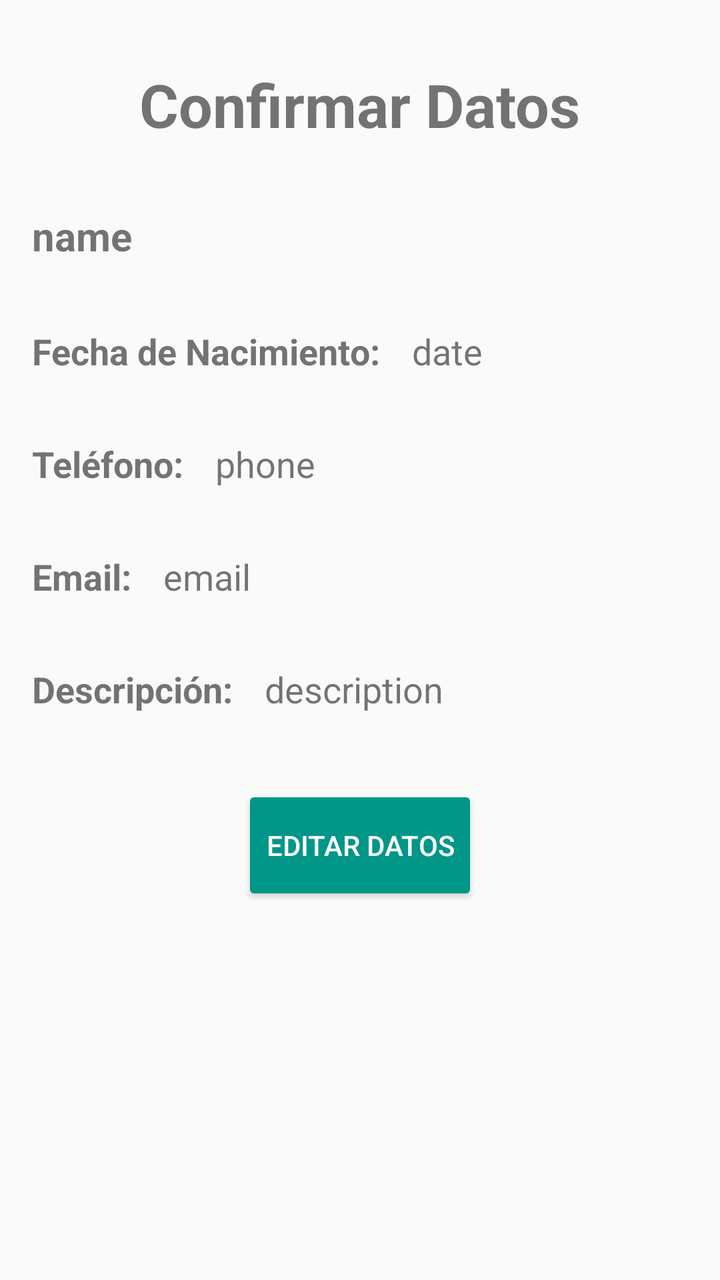
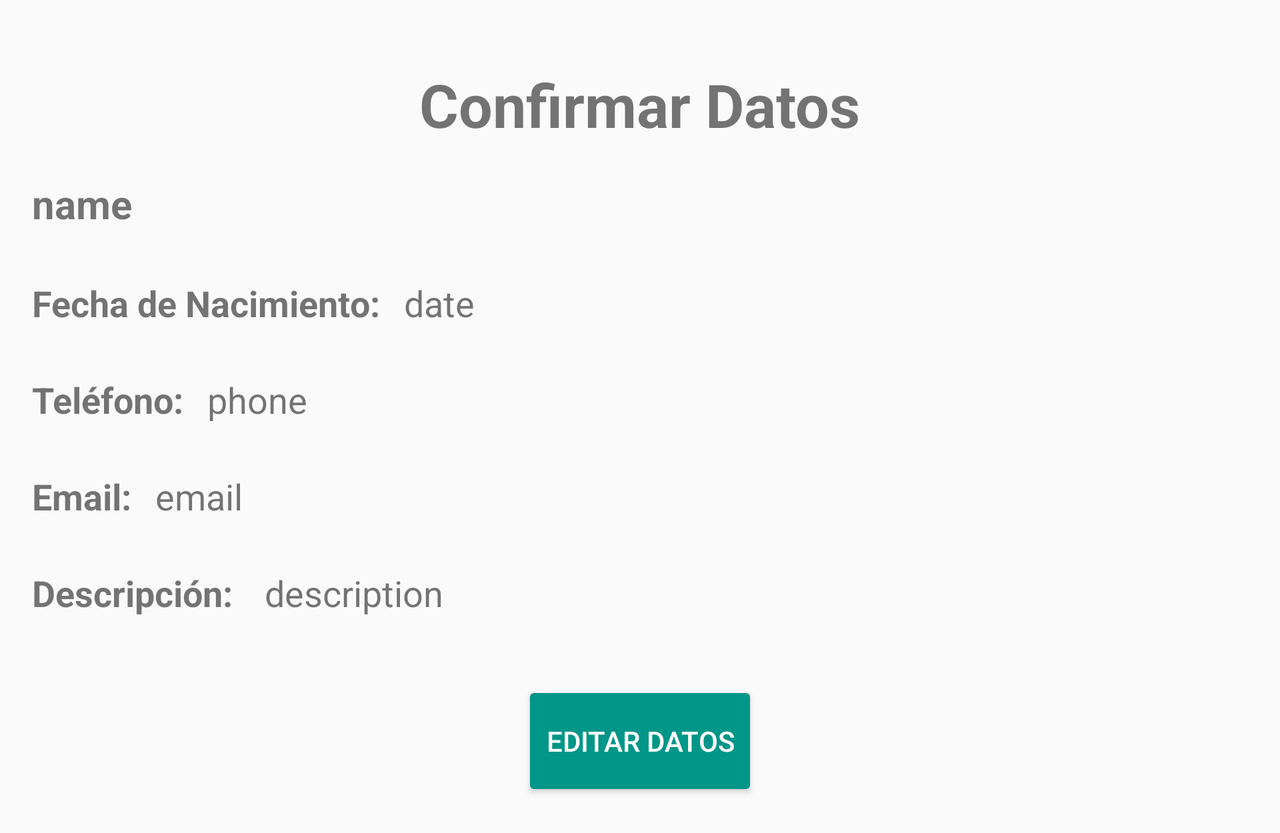

The same Android screen from two of the app's own layout files: first res/layout/ as a phone draws it, then the repository's variant for another configuration, drawn on a device whose configuration selects that folder. Both files follow.
<!-- AndroidManifest.xml: application theme AppTheme -->
<!-- res/layout/activity_confirma_datos.xml -->
<?xml version="1.0" encoding="utf-8"?>
<LinearLayout xmlns:android="http://schemas.android.com/apk/res/android"
    xmlns:app="http://schemas.android.com/apk/res-auto"
    xmlns:tools="http://schemas.android.com/tools"
    android:layout_width="match_parent"
    android:layout_height="match_parent"
    android:orientation="vertical"
    android:padding="@dimen/padding_16dp"
    tools:context=".ConfirmaDatos">

    <TextView
        android:id="@+id/tvConfirmar"
        android:layout_width="wrap_content"
        android:layout_height="wrap_content"
        android:layout_gravity="center_horizontal"
        android:layout_marginVertical="@dimen/padding_16dp"
        android:text="@string/confirmar_datos"
        android:textSize="@dimen/fontsize_30dp"
        android:textStyle="bold" />

    <LinearLayout
        android:id="@+id/llName"
        android:layout_width="wrap_content"
        android:layout_height="wrap_content"
        android:layout_marginVertical="@dimen/padding_16dp">

        <TextView
            android:id="@+id/tvName"
            android:layout_width="wrap_content"
            android:layout_height="wrap_content"
            android:text="@string/text_name"
            android:textSize="@dimen/fontsize_20dp"
            android:textStyle="bold" />
    </LinearLayout>

    <LinearLayout
        android:id="@+id/llDate"
        android:layout_width="wrap_content"
        android:layout_height="wrap_content"
        android:layout_marginVertical="@dimen/padding_16dp">

        <TextView
            android:layout_width="wrap_content"
            android:layout_height="wrap_content"
            android:text="@string/date"
            android:textSize="@dimen/fontsize_18dp"
            android:textStyle="bold" />

        <TextView
            android:id="@+id/tvDate"
            android:layout_width="wrap_content"
            android:layout_height="wrap_content"
            android:layout_marginStart="@dimen/padding_16dp"
            android:text="@string/text_date"
            android:textSize="@dimen/fontsize_18dp" />
    </LinearLayout>

    <LinearLayout
        android:id="@+id/llPhone"
        android:layout_width="wrap_content"
        android:layout_height="wrap_content"
        android:layout_marginVertical="@dimen/padding_16dp">

        <TextView
            android:layout_width="wrap_content"
            android:layout_height="wrap_content"
            android:text="@string/phone"
            android:textSize="@dimen/fontsize_18dp"
            android:textStyle="bold" />

        <TextView
            android:id="@+id/tvPhone"
            android:layout_width="wrap_content"
            android:layout_height="wrap_content"
            android:layout_marginStart="@dimen/padding_16dp"
            android:text="@string/text_phone"
            android:textSize="@dimen/fontsize_18dp" />
    </LinearLayout>

    <LinearLayout
        android:id="@+id/llEmail"
        android:layout_width="wrap_content"
        android:layout_height="wrap_content"
        android:layout_marginVertical="@dimen/padding_16dp">

        <TextView
            android:layout_width="wrap_content"
            android:layout_height="wrap_content"
            android:text="@string/email"
            android:textSize="@dimen/fontsize_18dp"
            android:textStyle="bold" />

        <TextView
            android:id="@+id/tvEmail"
            android:layout_width="wrap_content"
            android:layout_height="wrap_content"
            android:layout_marginStart="@dimen/padding_16dp"
            android:text="@string/text_email"
            android:textSize="@dimen/fontsize_18dp" />
    </LinearLayout>

    <LinearLayout
        android:id="@+id/llDescription"
        android:layout_width="wrap_content"
        android:layout_height="wrap_content"
        android:layout_marginVertical="@dimen/padding_16dp">

        <TextView
            android:layout_width="wrap_content"
            android:layout_height="wrap_content"
            android:text="@string/description"
            android:textSize="@dimen/fontsize_18dp"
            android:textStyle="bold" />

        <TextView
            android:id="@+id/tvDescription"
            android:layout_width="wrap_content"
            android:layout_height="wrap_content"
            android:layout_marginStart="@dimen/padding_16dp"
            android:text="@string/text_description"
            android:textSize="@dimen/fontsize_18dp" />
    </LinearLayout>

    <Button
        android:id="@+id/btnEditar"
        android:layout_width="wrap_content"
        android:layout_height="@dimen/dim60dp"
        android:layout_gravity="center_horizontal"
        android:layout_marginTop="@dimen/fontsize_20dp"
        android:text="@string/data_edit"
        android:theme="@style/myRaisedButton" />

</LinearLayout>
<!-- resources referenced by this layout -->
<resources>
  <dimen name="dim60dp">60dp</dimen>
  <dimen name="fontsize_18dp">18sp</dimen>
  <dimen name="fontsize_20dp">20sp</dimen>
  <dimen name="fontsize_30dp">30sp</dimen>
  <dimen name="padding_16dp">16dp</dimen>
  <string name="confirmar_datos">Confirmar Datos</string>
  <string name="data_edit">Editar Datos</string>
  <string name="date">Fecha de Nacimiento:</string>
  <string name="description">Descripción:</string>
  <string name="email">Email:</string>
  <string name="phone">Teléfono:</string>
  <string name="text_date">date</string>
  <string name="text_description">description</string>
  <string name="text_email">email</string>
  <string name="text_name">name</string>
  <string name="text_phone">phone</string>
  <style name="myRaisedButton" parent="Theme.AppCompat.Light">
          <item name="colorButtonNormal">@color/colorAccent</item>
          <item name="colorControlHighlight">@color/colorDivider</item>
          <item name="android:textColor">@color/colorWhite</item>
      </style>
  <style name="AppTheme" parent="Theme.AppCompat.Light.DarkActionBar">
          
          <item name="colorPrimary">@color/colorPrimary</item>
          <item name="colorPrimaryDark">@color/colorPrimaryDark</item>
          <item name="colorAccent">@color/colorAccent</item>
      </style>
  <color name="colorAccent">#009688</color>
  <color name="colorDivider">#BDBDBD</color>
  <color name="colorWhite">#FFFFFF</color>
  <color name="colorPrimary">#3F51B5</color>
  <color name="colorPrimaryDark">#303F9F</color>
</resources>
<!-- res/layout-land/activity_confirma_datos.xml (the repository's variant of the layout above) -->
<!-- drawn on the phone turned sideways -->
<?xml version="1.0" encoding="utf-8"?>
<ScrollView xmlns:android="http://schemas.android.com/apk/res/android"
    xmlns:app="http://schemas.android.com/apk/res-auto"
    xmlns:tools="http://schemas.android.com/tools"
    android:layout_width="match_parent"
    android:layout_height="match_parent"
    android:orientation="vertical"
    tools:context=".ConfirmaDatos">

    <LinearLayout
        android:layout_width="match_parent"
        android:layout_height="wrap_content"
        android:padding="@dimen/padding_16dp"
        android:orientation="vertical">


        <TextView
            android:id="@+id/tvConfirmar"
            android:layout_width="wrap_content"
            android:layout_height="wrap_content"
            android:layout_gravity="center_horizontal"
            android:layout_marginVertical="@dimen/padding_16dp"
            android:text="@string/confirmar_datos"
            android:textSize="@dimen/fontsize_30dp"
            android:textStyle="bold" />

        <LinearLayout
            android:id="@+id/llName"
            android:layout_width="wrap_content"
            android:layout_height="wrap_content"
            android:layout_marginBottom="@dimen/padding_12dp">

            <TextView
                android:id="@+id/tvName"
                android:layout_width="wrap_content"
                android:layout_height="wrap_content"
                android:text="@string/text_name"
                android:textSize="@dimen/fontsize_20dp"
                android:textStyle="bold" />
        </LinearLayout>

        <LinearLayout
            android:id="@+id/llDate"
            android:layout_width="wrap_content"
            android:layout_height="wrap_content"
            android:layout_marginVertical="@dimen/padding_12dp">

            <TextView
                android:layout_width="wrap_content"
                android:layout_height="wrap_content"
                android:text="@string/date"
                android:textSize="@dimen/fontsize_18dp"
                android:textStyle="bold" />

            <TextView
                android:id="@+id/tvDate"
                android:layout_width="wrap_content"
                android:layout_height="wrap_content"
                android:layout_marginStart="@dimen/padding_12dp"
                android:text="@string/text_date"
                android:textSize="@dimen/fontsize_18dp" />
        </LinearLayout>

        <LinearLayout
            android:id="@+id/llPhone"
            android:layout_width="wrap_content"
            android:layout_height="wrap_content"
            android:layout_marginVertical="@dimen/padding_12dp">

            <TextView
                android:layout_width="wrap_content"
                android:layout_height="wrap_content"
                android:text="@string/phone"
                android:textSize="@dimen/fontsize_18dp"
                android:textStyle="bold" />

            <TextView
                android:id="@+id/tvPhone"
                android:layout_width="wrap_content"
                android:layout_height="wrap_content"
                android:layout_marginStart="@dimen/padding_12dp"
                android:text="@string/text_phone"
                android:textSize="@dimen/fontsize_18dp" />
        </LinearLayout>

        <LinearLayout
            android:id="@+id/llEmail"
            android:layout_width="wrap_content"
            android:layout_height="wrap_content"
            android:layout_marginVertical="@dimen/padding_12dp">

            <TextView
                android:layout_width="wrap_content"
                android:layout_height="wrap_content"
                android:text="@string/email"
                android:textSize="@dimen/fontsize_18dp"
                android:textStyle="bold" />

            <TextView
                android:id="@+id/tvEmail"
                android:layout_width="wrap_content"
                android:layout_height="wrap_content"
                android:layout_marginStart="@dimen/padding_12dp"
                android:text="@string/text_email"
                android:textSize="@dimen/fontsize_18dp" />
        </LinearLayout>

        <LinearLayout
            android:id="@+id/llDescription"
            android:layout_width="wrap_content"
            android:layout_height="wrap_content"
            android:layout_marginVertical="@dimen/padding_12dp">

            <TextView
                android:layout_width="wrap_content"
                android:layout_height="wrap_content"
                android:text="@string/description"
                android:textSize="@dimen/fontsize_18dp"
                android:textStyle="bold" />

            <TextView
                android:id="@+id/tvDescription"
                android:layout_width="wrap_content"
                android:layout_height="wrap_content"
                android:layout_marginStart="@dimen/padding_16dp"
                android:text="@string/text_description"
                android:textSize="@dimen/fontsize_18dp" />
        </LinearLayout>

        <Button
            android:id="@+id/btnEditar"
            android:layout_width="wrap_content"
            android:layout_height="@dimen/dim60dp"
            android:layout_gravity="center_horizontal"
            android:layout_marginTop="@dimen/fontsize_20dp"
            android:text="@string/data_edit"
            android:theme="@style/myRaisedButton" />


    </LinearLayout>

</ScrollView>
<!-- resources referenced by the variant -->
<!-- as the phone turned sideways resolves them -->
<resources>
  <dimen name="dim60dp">60dp</dimen>
  <dimen name="fontsize_18dp">18sp</dimen>
  <dimen name="fontsize_20dp">20sp</dimen>
  <dimen name="fontsize_30dp">30sp</dimen>
  <dimen name="padding_12dp">12dp</dimen>
  <dimen name="padding_16dp">16dp</dimen>
  <string name="confirmar_datos">Confirmar Datos</string>
  <string name="data_edit">Editar Datos</string>
  <string name="date">Fecha de Nacimiento:</string>
  <string name="description">Descripción:</string>
  <string name="email">Email:</string>
  <string name="phone">Teléfono:</string>
  <string name="text_date">date</string>
  <string name="text_description">description</string>
  <string name="text_email">email</string>
  <string name="text_name">name</string>
  <string name="text_phone">phone</string>
  <style name="myRaisedButton" parent="Theme.AppCompat.Light">
          <item name="colorButtonNormal">@color/colorAccent</item>
          <item name="colorControlHighlight">@color/colorDivider</item>
          <item name="android:textColor">@color/colorWhite</item>
      </style>
  <style name="AppTheme" parent="Theme.AppCompat.Light.DarkActionBar">
          
          <item name="colorPrimary">@color/colorPrimary</item>
          <item name="colorPrimaryDark">@color/colorPrimaryDark</item>
          <item name="colorAccent">@color/colorAccent</item>
      </style>
  <color name="colorAccent">#009688</color>
  <color name="colorDivider">#BDBDBD</color>
  <color name="colorWhite">#FFFFFF</color>
  <color name="colorPrimary">#3F51B5</color>
  <color name="colorPrimaryDark">#303F9F</color>
</resources>
